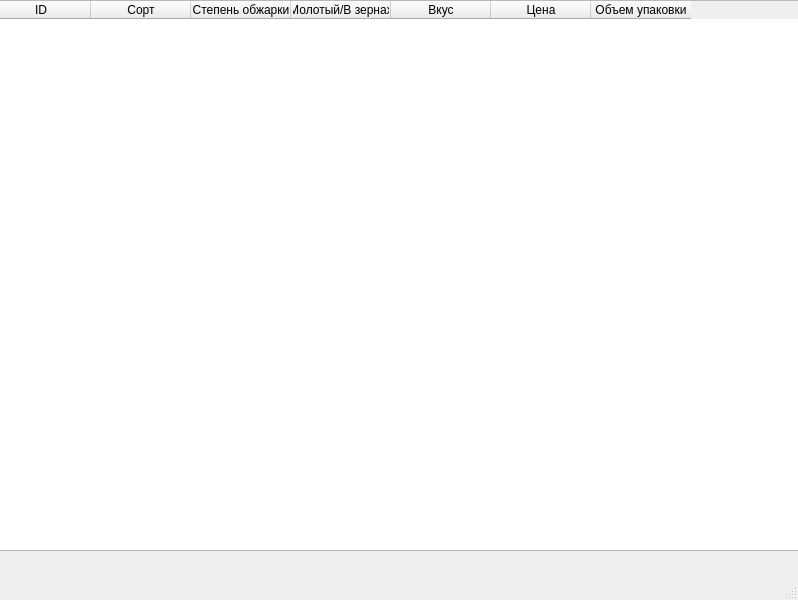
<?xml version="1.0" encoding="UTF-8"?>
<ui version="4.0">
 <class>MainWindow</class>
 <widget class="QMainWindow" name="MainWindow">
  <property name="geometry">
   <rect>
    <x>0</x>
    <y>0</y>
    <width>798</width>
    <height>600</height>
   </rect>
  </property>
  <property name="windowTitle">
   <string>Coffee</string>
  </property>
  <widget class="QWidget" name="centralwidget">
   <widget class="QTableWidget" name="tableWidget">
    <property name="geometry">
     <rect>
      <x>-10</x>
      <y>0</y>
      <width>811</width>
      <height>551</height>
     </rect>
    </property>
    <property name="rowCount">
     <number>0</number>
    </property>
    <property name="columnCount">
     <number>7</number>
    </property>
    <column>
     <property name="text">
      <string>ID</string>
     </property>
    </column>
    <column>
     <property name="text">
      <string>Сорт</string>
     </property>
    </column>
    <column>
     <property name="text">
      <string>Степень обжарки</string>
     </property>
    </column>
    <column>
     <property name="text">
      <string>Молотый/В зернах</string>
     </property>
    </column>
    <column>
     <property name="text">
      <string>Вкус</string>
     </property>
    </column>
    <column>
     <property name="text">
      <string>Цена</string>
     </property>
    </column>
    <column>
     <property name="text">
      <string>Объем упаковки</string>
     </property>
    </column>
   </widget>
  </widget>
  <widget class="QMenuBar" name="menubar">
   <property name="geometry">
    <rect>
     <x>0</x>
     <y>0</y>
     <width>798</width>
     <height>21</height>
    </rect>
   </property>
  </widget>
  <widget class="QStatusBar" name="statusbar"/>
 </widget>
 <resources/>
 <connections/>
</ui>
